Frame 1 (no input): blank canvas, image omitted
Frame 60 (no input): blank canvas, image omitted
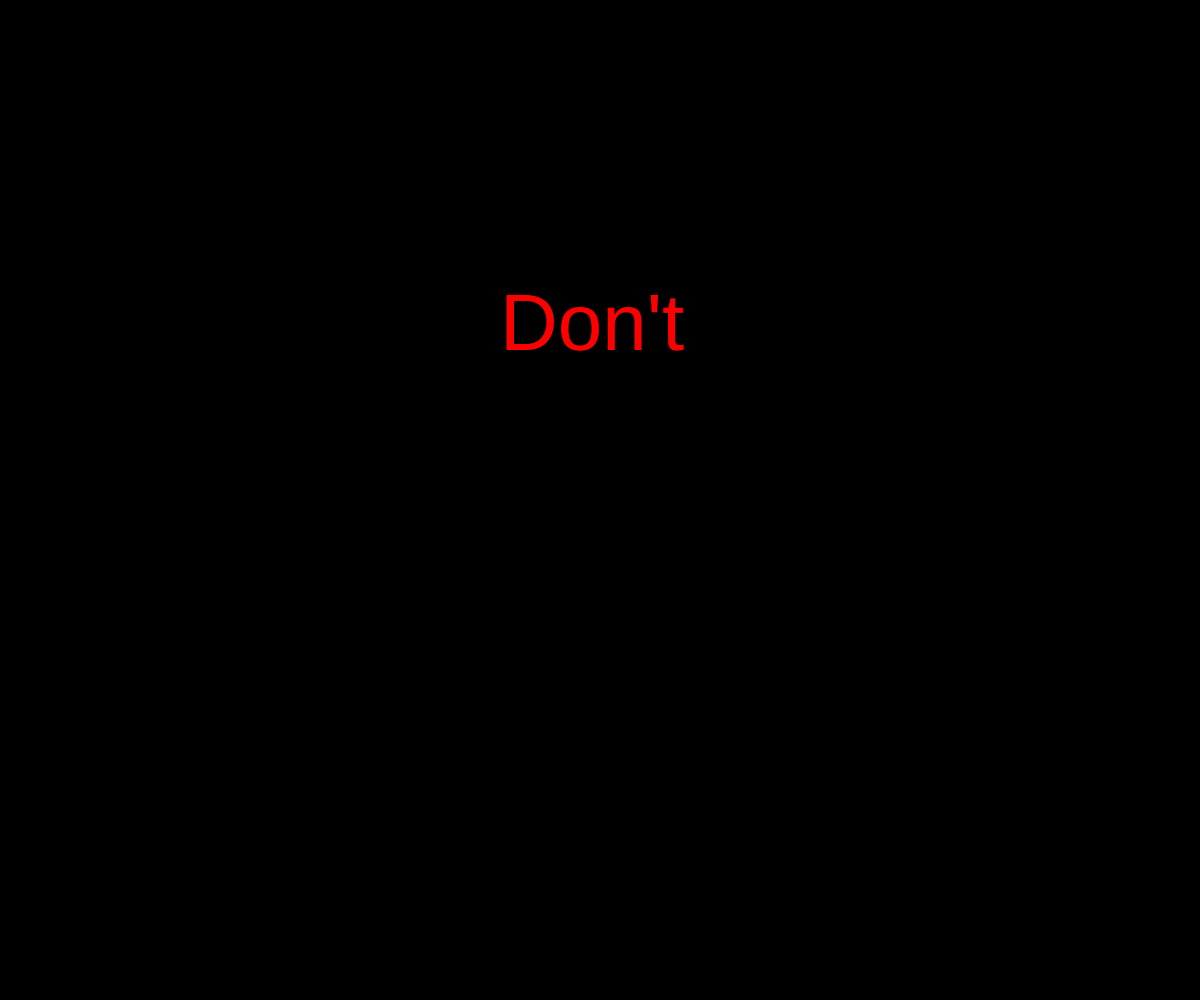
Frame 120 (the mouse pressed at the canvas centre since frame 60)

The p5.js sketch whose frames 1 and 60 were blank and that drew this single picture after the mouse press (run headless with seeded random() and noise() and a simulated clock; from frame 60 on, the mouse is pressed at the canvas centre):

// p5.js sketch
// ── sketch.js
var array = ["I", "Don't", "Like", "Numbers"];
var scale = [ 50, 100, 150, 200, 250, 300 ];
var loops = 0;

function setup(){

    createCanvas( windowWidth, windowHeight);
}

function draw(){

     background( 'red');

     if (mouseIsPressed) {
       background('black');
     } else {
       background('red');
     }

     textSize(80);
     fill('red');
     text(array[loops], 500, 350);
   }

function mousePressed() {
  loops = loops + 1;

  if (loops == 4 ){
       loops = 0;
     }

   }
